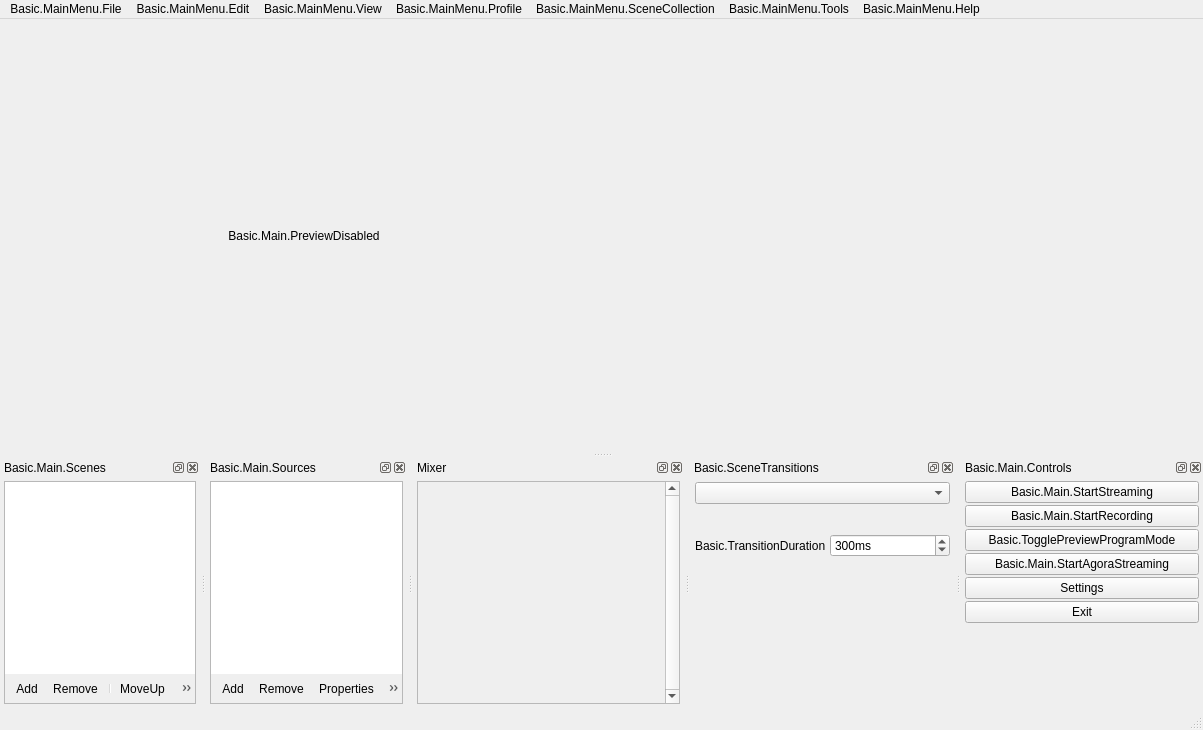
<?xml version="1.0" encoding="UTF-8"?>
<ui version="4.0">
 <author>Jim</author>
 <class>OBSBasic</class>
 <widget class="QMainWindow" name="OBSBasic">
  <property name="geometry">
   <rect>
    <x>0</x>
    <y>0</y>
    <width>1203</width>
    <height>730</height>
   </rect>
  </property>
  <property name="sizePolicy">
   <sizepolicy hsizetype="Minimum" vsizetype="Minimum">
    <horstretch>0</horstretch>
    <verstretch>0</verstretch>
   </sizepolicy>
  </property>
  <property name="minimumSize">
   <size>
    <width>0</width>
    <height>0</height>
   </size>
  </property>
  <property name="windowTitle">
   <string>.MainWindow</string>
  </property>
  <property name="windowIcon">
   <iconset resource="obs.qrc">
    <normaloff>:/res/images/obs.png</normaloff>:/res/images/obs.png</iconset>
  </property>
  <property name="styleSheet">
   <string notr="true"/>
  </property>
  <widget class="QWidget" name="centralwidget">
   <layout class="QVBoxLayout" name="verticalLayout">
    <item>
     <layout class="QHBoxLayout" name="horizontalLayout_2">
      <item>
       <widget class="QLabel" name="previewDisabledLabel">
        <property name="sizePolicy">
         <sizepolicy hsizetype="Expanding" vsizetype="Expanding">
          <horstretch>0</horstretch>
          <verstretch>0</verstretch>
         </sizepolicy>
        </property>
        <property name="contextMenuPolicy">
         <enum>Qt::CustomContextMenu</enum>
        </property>
        <property name="text">
         <string>Basic.Main.PreviewDisabled</string>
        </property>
        <property name="alignment">
         <set>Qt::AlignCenter</set>
        </property>
       </widget>
      </item>
      <item>
       <layout class="QHBoxLayout" name="previewLayout">
        <property name="spacing">
         <number>2</number>
        </property>
        <item>
         <layout class="QVBoxLayout" name="previewTextLayout">
          <property name="spacing">
           <number>4</number>
          </property>
          <item>
           <widget class="OBSBasicPreview" name="preview" native="true">
            <property name="sizePolicy">
             <sizepolicy hsizetype="Expanding" vsizetype="Expanding">
              <horstretch>0</horstretch>
              <verstretch>0</verstretch>
             </sizepolicy>
            </property>
            <property name="minimumSize">
             <size>
              <width>32</width>
              <height>32</height>
             </size>
            </property>
            <property name="focusPolicy">
             <enum>Qt::ClickFocus</enum>
            </property>
            <property name="contextMenuPolicy">
             <enum>Qt::CustomContextMenu</enum>
            </property>
            <addaction name="actionRemoveSource"/>
           </widget>
          </item>
         </layout>
        </item>
       </layout>
      </item>
     </layout>
    </item>
   </layout>
  </widget>
  <widget class="QMenuBar" name="menubar">
   <property name="geometry">
    <rect>
     <x>0</x>
     <y>0</y>
     <width>1203</width>
     <height>30</height>
    </rect>
   </property>
   <widget class="QMenu" name="menu_File">
    <property name="title">
     <string>Basic.MainMenu.File</string>
    </property>
    <addaction name="actionShow_Recordings"/>
    <addaction name="actionRemux"/>
    <addaction name="separator"/>
    <addaction name="action_Settings"/>
    <addaction name="actionShowSettingsFolder"/>
    <addaction name="actionShowProfileFolder"/>
    <addaction name="separator"/>
    <addaction name="actionAlwaysOnTop"/>
    <addaction name="separator"/>
    <addaction name="actionE_xit"/>
   </widget>
   <widget class="QMenu" name="menuBasic_MainMenu_Help">
    <property name="title">
     <string>Basic.MainMenu.Help</string>
    </property>
    <widget class="QMenu" name="menuLogFiles">
     <property name="title">
      <string>Basic.MainMenu.Help.Logs</string>
     </property>
     <addaction name="actionShowLogs"/>
     <addaction name="actionUploadCurrentLog"/>
     <addaction name="actionUploadLastLog"/>
     <addaction name="actionViewCurrentLog"/>
    </widget>
    <addaction name="actionHelpPortal"/>
    <addaction name="actionWebsite"/>
    <addaction name="separator"/>
    <addaction name="menuLogFiles"/>
    <addaction name="actionCheckForUpdates"/>
   </widget>
   <widget class="QMenu" name="menuBasic_MainMenu_Edit">
    <property name="title">
     <string>Basic.MainMenu.Edit</string>
    </property>
    <widget class="QMenu" name="transformMenu">
     <property name="title">
      <string>Basic.MainMenu.Edit.Transform</string>
     </property>
     <addaction name="actionEditTransform"/>
     <addaction name="actionCopyTransform"/>
     <addaction name="actionPasteTransform"/>
     <addaction name="actionResetTransform"/>
     <addaction name="separator"/>
     <addaction name="actionRotate90CW"/>
     <addaction name="actionRotate90CCW"/>
     <addaction name="actionRotate180"/>
     <addaction name="separator"/>
     <addaction name="actionFlipHorizontal"/>
     <addaction name="actionFlipVertical"/>
     <addaction name="separator"/>
     <addaction name="actionFitToScreen"/>
     <addaction name="actionStretchToScreen"/>
     <addaction name="actionCenterToScreen"/>
    </widget>
    <widget class="QMenu" name="orderMenu">
     <property name="title">
      <string>Basic.MainMenu.Edit.Order</string>
     </property>
     <addaction name="actionMoveUp"/>
     <addaction name="actionMoveDown"/>
     <addaction name="separator"/>
     <addaction name="actionMoveToTop"/>
     <addaction name="actionMoveToBottom"/>
    </widget>
    <widget class="QMenu" name="scalingMenu">
     <property name="title">
      <string>Basic.MainMenu.Edit.Scale</string>
     </property>
     <addaction name="actionScaleWindow"/>
     <addaction name="actionScaleCanvas"/>
     <addaction name="actionScaleOutput"/>
    </widget>
    <action name="actionCopySource">
     <property name="text">
      <string>Copy</string>
     </property>
     <property name="shortcut">
      <string>Ctrl+C</string>
     </property>
    </action>
    <action name="actionPasteRef">
     <property name="enabled">
      <bool>false</bool>
     </property>
     <property name="text">
      <string>PasteReference</string>
     </property>
     <property name="iconText">
      <string>PasteReference</string>
     </property>
     <property name="toolTip">
      <string>PasteReference</string>
     </property>
     <property name="shortcut">
      <string>Ctrl+V</string>
     </property>
    </action>
    <action name="actionCopyFilters">
     <property name="text">
      <string>Copy.Filters</string>
     </property>
    </action>
    <action name="actionPasteFilters">
     <property name="enabled">
      <bool>false</bool>
     </property>
     <property name="text">
      <string>Paste.Filters</string>
     </property>
    </action>
    <addaction name="actionCopySource"/>
    <addaction name="actionPasteRef"/>
    <addaction name="actionPasteDup"/>
    <addaction name="separator"/>
    <addaction name="actionCopyFilters"/>
    <addaction name="actionPasteFilters"/>
    <addaction name="separator"/>
    <addaction name="transformMenu"/>
    <addaction name="orderMenu"/>
    <addaction name="scalingMenu"/>
    <addaction name="actionLockPreview"/>
    <addaction name="separator"/>
    <addaction name="actionAdvAudioProperties"/>
   </widget>
   <widget class="QMenu" name="profileMenu">
    <property name="title">
     <string>Basic.MainMenu.Profile</string>
    </property>
    <addaction name="actionNewProfile"/>
    <addaction name="actionDupProfile"/>
    <addaction name="actionRenameProfile"/>
    <addaction name="actionRemoveProfile"/>
    <addaction name="actionImportProfile"/>
    <addaction name="actionExportProfile"/>
    <addaction name="separator"/>
   </widget>
   <widget class="QMenu" name="sceneCollectionMenu">
    <property name="title">
     <string>Basic.MainMenu.SceneCollection</string>
    </property>
    <addaction name="actionNewSceneCollection"/>
    <addaction name="actionDupSceneCollection"/>
    <addaction name="actionRenameSceneCollection"/>
    <addaction name="actionRemoveSceneCollection"/>
    <addaction name="actionImportSceneCollection"/>
    <addaction name="actionExportSceneCollection"/>
    <addaction name="separator"/>
   </widget>
   <widget class="QMenu" name="viewMenu">
    <property name="title">
     <string>Basic.MainMenu.View</string>
    </property>
    <widget class="QMenu" name="viewMenuToolbars">
     <property name="title">
      <string>Basic.MainMenu.View.Toolbars</string>
     </property>
     <addaction name="toggleListboxToolbars"/>
    </widget>
    <widget class="QMenu" name="viewMenuDocks">
     <property name="title">
      <string>Basic.MainMenu.View.Docks</string>
     </property>
     <addaction name="resetUI"/>
     <addaction name="lockUI"/>
     <addaction name="separator"/>
     <addaction name="toggleScenes"/>
     <addaction name="toggleSources"/>
     <addaction name="toggleMixer"/>
     <addaction name="toggleTransitions"/>
     <addaction name="toggleControls"/>
    </widget>
    <action name="actionFullscreenInterface">
     <property name="text">
      <string>Basic.MainMenu.View.Fullscreen.Interface</string>
     </property>
     <property name="shortcut">
      <string>F11</string>
     </property>
    </action>
    <addaction name="actionFullscreenInterface"/>
    <addaction name="separator"/>
    <addaction name="viewMenuDocks"/>
    <addaction name="viewMenuToolbars"/>
    <addaction name="toggleStatusBar"/>
    <addaction name="separator"/>
    <addaction name="stats"/>
   </widget>
   <widget class="QMenu" name="menuTools">
    <property name="title">
     <string>Basic.MainMenu.Tools</string>
    </property>
    <addaction name="autoConfigure"/>
    <addaction name="separator"/>
   </widget>
   <addaction name="menu_File"/>
   <addaction name="menuBasic_MainMenu_Edit"/>
   <addaction name="viewMenu"/>
   <addaction name="profileMenu"/>
   <addaction name="sceneCollectionMenu"/>
   <addaction name="menuTools"/>
   <addaction name="menuBasic_MainMenu_Help"/>
  </widget>
  <widget class="OBSBasicStatusBar" name="statusbar"/>
  <widget class="QDockWidget" name="scenesDock">
   <property name="features">
    <set>QDockWidget::AllDockWidgetFeatures</set>
   </property>
   <property name="windowTitle">
    <string>Basic.Main.Scenes</string>
   </property>
   <attribute name="dockWidgetArea">
    <number>8</number>
   </attribute>
   <widget class="QWidget" name="dockWidgetContents_2">
    <layout class="QVBoxLayout" name="verticalLayout_6">
     <property name="leftMargin">
      <number>4</number>
     </property>
     <property name="topMargin">
      <number>4</number>
     </property>
     <property name="rightMargin">
      <number>4</number>
     </property>
     <property name="bottomMargin">
      <number>4</number>
     </property>
     <item>
      <widget class="QFrame" name="scenesFrame">
       <property name="sizePolicy">
        <sizepolicy hsizetype="Expanding" vsizetype="Expanding">
         <horstretch>0</horstretch>
         <verstretch>0</verstretch>
        </sizepolicy>
       </property>
       <property name="minimumSize">
        <size>
         <width>160</width>
         <height>0</height>
        </size>
       </property>
       <property name="frameShape">
        <enum>QFrame::StyledPanel</enum>
       </property>
       <property name="frameShadow">
        <enum>QFrame::Sunken</enum>
       </property>
       <layout class="QVBoxLayout" name="verticalLayout_12">
        <property name="spacing">
         <number>0</number>
        </property>
        <property name="leftMargin">
         <number>0</number>
        </property>
        <property name="topMargin">
         <number>0</number>
        </property>
        <property name="rightMargin">
         <number>0</number>
        </property>
        <property name="bottomMargin">
         <number>0</number>
        </property>
        <item>
         <widget class="QListWidget" name="scenes">
          <property name="sizePolicy">
           <sizepolicy hsizetype="Preferred" vsizetype="Expanding">
            <horstretch>0</horstretch>
            <verstretch>0</verstretch>
           </sizepolicy>
          </property>
          <property name="contextMenuPolicy">
           <enum>Qt::CustomContextMenu</enum>
          </property>
          <property name="frameShape">
           <enum>QFrame::NoFrame</enum>
          </property>
          <property name="frameShadow">
           <enum>QFrame::Plain</enum>
          </property>
          <property name="showDropIndicator" stdset="0">
           <bool>true</bool>
          </property>
          <property name="dragEnabled">
           <bool>true</bool>
          </property>
          <property name="dragDropMode">
           <enum>QAbstractItemView::InternalMove</enum>
          </property>
          <property name="defaultDropAction">
           <enum>Qt::TargetMoveAction</enum>
          </property>
          <addaction name="actionRemoveScene"/>
         </widget>
        </item>
        <item>
         <widget class="QToolBar" name="scenesToolbar">
          <property name="iconSize">
           <size>
            <width>16</width>
            <height>16</height>
           </size>
          </property>
          <property name="floatable">
           <bool>false</bool>
          </property>
          <addaction name="actionAddScene"/>
          <addaction name="actionRemoveScene"/>
          <addaction name="separator"/>
          <addaction name="actionSceneUp"/>
          <addaction name="actionSceneDown"/>
         </widget>
        </item>
        <item>
         <spacer name="scenesFixedSizeHSpacer">
          <property name="orientation">
           <enum>Qt::Horizontal</enum>
          </property>
          <property name="sizeType">
           <enum>QSizePolicy::Fixed</enum>
          </property>
          <property name="sizeHint" stdset="0">
           <size>
            <width>150</width>
            <height>0</height>
           </size>
          </property>
         </spacer>
        </item>
       </layout>
      </widget>
     </item>
    </layout>
   </widget>
  </widget>
  <widget class="QDockWidget" name="sourcesDock">
   <property name="features">
    <set>QDockWidget::AllDockWidgetFeatures</set>
   </property>
   <property name="windowTitle">
    <string>Basic.Main.Sources</string>
   </property>
   <attribute name="dockWidgetArea">
    <number>8</number>
   </attribute>
   <widget class="QWidget" name="dockWidgetContents_6">
    <layout class="QVBoxLayout" name="verticalLayout_5">
     <property name="leftMargin">
      <number>4</number>
     </property>
     <property name="topMargin">
      <number>4</number>
     </property>
     <property name="rightMargin">
      <number>4</number>
     </property>
     <property name="bottomMargin">
      <number>4</number>
     </property>
     <item>
      <widget class="QFrame" name="sourcesFrame">
       <property name="sizePolicy">
        <sizepolicy hsizetype="Expanding" vsizetype="Expanding">
         <horstretch>0</horstretch>
         <verstretch>0</verstretch>
        </sizepolicy>
       </property>
       <property name="minimumSize">
        <size>
         <width>160</width>
         <height>0</height>
        </size>
       </property>
       <property name="frameShape">
        <enum>QFrame::StyledPanel</enum>
       </property>
       <property name="frameShadow">
        <enum>QFrame::Sunken</enum>
       </property>
       <layout class="QVBoxLayout" name="verticalLayout_17">
        <property name="spacing">
         <number>0</number>
        </property>
        <property name="leftMargin">
         <number>0</number>
        </property>
        <property name="topMargin">
         <number>0</number>
        </property>
        <property name="rightMargin">
         <number>0</number>
        </property>
        <property name="bottomMargin">
         <number>0</number>
        </property>
        <item>
         <widget class="SourceListWidget" name="sources">
          <property name="sizePolicy">
           <sizepolicy hsizetype="Preferred" vsizetype="Expanding">
            <horstretch>0</horstretch>
            <verstretch>0</verstretch>
           </sizepolicy>
          </property>
          <property name="contextMenuPolicy">
           <enum>Qt::CustomContextMenu</enum>
          </property>
          <property name="frameShape">
           <enum>QFrame::NoFrame</enum>
          </property>
          <property name="showDropIndicator" stdset="0">
           <bool>true</bool>
          </property>
          <property name="dragEnabled">
           <bool>true</bool>
          </property>
          <property name="dragDropMode">
           <enum>QAbstractItemView::InternalMove</enum>
          </property>
          <property name="defaultDropAction">
           <enum>Qt::TargetMoveAction</enum>
          </property>
          <property name="selectionMode">
           <enum>QAbstractItemView::ExtendedSelection</enum>
          </property>
          <addaction name="actionRemoveSource"/>
         </widget>
        </item>
        <item>
         <widget class="QToolBar" name="sourcesToolbar">
          <property name="iconSize">
           <size>
            <width>16</width>
            <height>16</height>
           </size>
          </property>
          <property name="floatable">
           <bool>false</bool>
          </property>
          <addaction name="actionAddSource"/>
          <addaction name="actionRemoveSource"/>
          <addaction name="actionSourceProperties"/>
          <addaction name="separator"/>
          <addaction name="actionSourceUp"/>
          <addaction name="actionSourceDown"/>
         </widget>
        </item>
        <item>
         <spacer name="sourcesFixedSizeHSpacer">
          <property name="orientation">
           <enum>Qt::Horizontal</enum>
          </property>
          <property name="sizeType">
           <enum>QSizePolicy::Fixed</enum>
          </property>
          <property name="sizeHint" stdset="0">
           <size>
            <width>150</width>
            <height>0</height>
           </size>
          </property>
         </spacer>
        </item>
       </layout>
      </widget>
     </item>
    </layout>
   </widget>
  </widget>
  <widget class="QDockWidget" name="mixerDock">
   <property name="features">
    <set>QDockWidget::AllDockWidgetFeatures</set>
   </property>
   <property name="windowTitle">
    <string>Mixer</string>
   </property>
   <attribute name="dockWidgetArea">
    <number>8</number>
   </attribute>
   <widget class="QWidget" name="dockWidgetContents_7">
    <layout class="QVBoxLayout" name="verticalLayout_4">
     <property name="leftMargin">
      <number>4</number>
     </property>
     <property name="topMargin">
      <number>4</number>
     </property>
     <property name="rightMargin">
      <number>4</number>
     </property>
     <property name="bottomMargin">
      <number>4</number>
     </property>
     <item>
      <widget class="VScrollArea" name="mixerScrollArea">
       <property name="minimumSize">
        <size>
         <width>220</width>
         <height>0</height>
        </size>
       </property>
       <property name="contextMenuPolicy">
        <enum>Qt::CustomContextMenu</enum>
       </property>
       <property name="frameShape">
        <enum>QFrame::StyledPanel</enum>
       </property>
       <property name="frameShadow">
        <enum>QFrame::Sunken</enum>
       </property>
       <property name="verticalScrollBarPolicy">
        <enum>Qt::ScrollBarAlwaysOn</enum>
       </property>
       <property name="horizontalScrollBarPolicy">
        <enum>Qt::ScrollBarAlwaysOff</enum>
       </property>
       <property name="widgetResizable">
        <bool>true</bool>
       </property>
       <widget class="QWidget" name="volumeWidgets">
        <property name="geometry">
         <rect>
          <x>0</x>
          <y>0</y>
          <width>192</width>
          <height>16</height>
         </rect>
        </property>
        <property name="sizePolicy">
         <sizepolicy hsizetype="Preferred" vsizetype="Maximum">
          <horstretch>0</horstretch>
          <verstretch>0</verstretch>
         </sizepolicy>
        </property>
        <layout class="QVBoxLayout" name="verticalLayout_18">
         <property name="spacing">
          <number>0</number>
         </property>
         <property name="leftMargin">
          <number>0</number>
         </property>
         <property name="topMargin">
          <number>0</number>
         </property>
         <property name="rightMargin">
          <number>0</number>
         </property>
         <property name="bottomMargin">
          <number>0</number>
         </property>
        </layout>
       </widget>
      </widget>
     </item>
    </layout>
   </widget>
  </widget>
  <widget class="QDockWidget" name="transitionsDock">
   <property name="features">
    <set>QDockWidget::AllDockWidgetFeatures</set>
   </property>
   <property name="windowTitle">
    <string>Basic.SceneTransitions</string>
   </property>
   <attribute name="dockWidgetArea">
    <number>8</number>
   </attribute>
   <widget class="QWidget" name="dockWidgetContents_5">
    <layout class="QVBoxLayout" name="verticalLayout_3">
     <property name="leftMargin">
      <number>4</number>
     </property>
     <property name="topMargin">
      <number>4</number>
     </property>
     <property name="rightMargin">
      <number>4</number>
     </property>
     <property name="bottomMargin">
      <number>4</number>
     </property>
     <item>
      <widget class="QWidget" name="transitionsContainer" native="true">
       <layout class="QVBoxLayout" name="verticalLayout_2">
        <property name="spacing">
         <number>4</number>
        </property>
        <property name="leftMargin">
         <number>1</number>
        </property>
        <property name="topMargin">
         <number>1</number>
        </property>
        <property name="rightMargin">
         <number>1</number>
        </property>
        <property name="bottomMargin">
         <number>2</number>
        </property>
        <item>
         <widget class="QComboBox" name="transitions">
          <property name="minimumSize">
           <size>
            <width>120</width>
            <height>0</height>
           </size>
          </property>
          <property name="accessibleName">
           <string>Transition</string>
          </property>
         </widget>
        </item>
        <item>
         <layout class="QHBoxLayout" name="horizontalLayout_4">
          <property name="spacing">
           <number>4</number>
          </property>
          <item>
           <spacer name="horizontalSpacer">
            <property name="orientation">
             <enum>Qt::Horizontal</enum>
            </property>
            <property name="sizeType">
             <enum>QSizePolicy::Expanding</enum>
            </property>
            <property name="sizeHint" stdset="0">
             <size>
              <width>40</width>
              <height>20</height>
             </size>
            </property>
           </spacer>
          </item>
          <item>
           <widget class="QPushButton" name="transitionAdd">
            <property name="sizePolicy">
             <sizepolicy hsizetype="Maximum" vsizetype="Maximum">
              <horstretch>0</horstretch>
              <verstretch>0</verstretch>
             </sizepolicy>
            </property>
            <property name="maximumSize">
             <size>
              <width>22</width>
              <height>22</height>
             </size>
            </property>
            <property name="toolTip">
             <string>Basic.AddTransition</string>
            </property>
            <property name="accessibleName">
             <string>Basic.AddTransition</string>
            </property>
            <property name="text">
             <string notr="true"/>
            </property>
            <property name="icon">
             <iconset resource="obs.qrc">
              <normaloff>:/res/images/add.png</normaloff>:/res/images/add.png</iconset>
            </property>
            <property name="flat">
             <bool>true</bool>
            </property>
            <property name="themeID" stdset="0">
             <string notr="true">addIconSmall</string>
            </property>
           </widget>
          </item>
          <item>
           <widget class="QPushButton" name="transitionRemove">
            <property name="sizePolicy">
             <sizepolicy hsizetype="Maximum" vsizetype="Maximum">
              <horstretch>0</horstretch>
              <verstretch>0</verstretch>
             </sizepolicy>
            </property>
            <property name="maximumSize">
             <size>
              <width>22</width>
              <height>22</height>
             </size>
            </property>
            <property name="toolTip">
             <string>Basic.RemoveTransition</string>
            </property>
            <property name="accessibleName">
             <string>Basic.RemoveTransition</string>
            </property>
            <property name="text">
             <string notr="true"/>
            </property>
            <property name="icon">
             <iconset resource="obs.qrc">
              <normaloff>:/res/images/list_remove.png</normaloff>:/res/images/list_remove.png</iconset>
            </property>
            <property name="flat">
             <bool>true</bool>
            </property>
            <property name="themeID" stdset="0">
             <string notr="true">removeIconSmall</string>
            </property>
           </widget>
          </item>
          <item>
           <widget class="QPushButton" name="transitionProps">
            <property name="sizePolicy">
             <sizepolicy hsizetype="Maximum" vsizetype="Maximum">
              <horstretch>0</horstretch>
              <verstretch>0</verstretch>
             </sizepolicy>
            </property>
            <property name="maximumSize">
             <size>
              <width>22</width>
              <height>22</height>
             </size>
            </property>
            <property name="toolTip">
             <string>Basic.TransitionProperties</string>
            </property>
            <property name="accessibleName">
             <string>Basic.TransitionProperties</string>
            </property>
            <property name="text">
             <string notr="true"/>
            </property>
            <property name="icon">
             <iconset resource="obs.qrc">
              <normaloff>:/res/images/configuration21_16.png</normaloff>:/res/images/configuration21_16.png</iconset>
            </property>
            <property name="flat">
             <bool>true</bool>
            </property>
            <property name="themeID" stdset="0">
             <string notr="true">configIconSmall</string>
            </property>
           </widget>
          </item>
         </layout>
        </item>
        <item>
         <layout class="QHBoxLayout" name="horizontalLayout_3">
          <property name="spacing">
           <number>4</number>
          </property>
          <item>
           <widget class="QLabel" name="transitionDurationLabel">
            <property name="sizePolicy">
             <sizepolicy hsizetype="Maximum" vsizetype="Preferred">
              <horstretch>0</horstretch>
              <verstretch>0</verstretch>
             </sizepolicy>
            </property>
            <property name="text">
             <string>Basic.TransitionDuration</string>
            </property>
            <property name="buddy">
             <cstring>transitionDuration</cstring>
            </property>
           </widget>
          </item>
          <item>
           <widget class="QSpinBox" name="transitionDuration">
            <property name="accessibleName">
             <string>Basic.TransitionDuration</string>
            </property>
            <property name="suffix">
             <string>ms</string>
            </property>
            <property name="minimum">
             <number>2</number>
            </property>
            <property name="maximum">
             <number>10000</number>
            </property>
            <property name="singleStep">
             <number>50</number>
            </property>
            <property name="value">
             <number>300</number>
            </property>
           </widget>
          </item>
         </layout>
        </item>
        <item>
         <spacer name="verticalSpacer">
          <property name="orientation">
           <enum>Qt::Vertical</enum>
          </property>
          <property name="sizeHint" stdset="0">
           <size>
            <width>20</width>
            <height>40</height>
           </size>
          </property>
         </spacer>
        </item>
       </layout>
      </widget>
     </item>
    </layout>
   </widget>
  </widget>
  <widget class="QDockWidget" name="controlsDock">
   <property name="features">
    <set>QDockWidget::AllDockWidgetFeatures</set>
   </property>
   <property name="windowTitle">
    <string>Basic.Main.Controls</string>
   </property>
   <attribute name="dockWidgetArea">
    <number>8</number>
   </attribute>
   <widget class="QWidget" name="dockWidgetContents_3">
    <layout class="QVBoxLayout" name="buttonsVLayout">
     <property name="spacing">
      <number>2</number>
     </property>
     <property name="leftMargin">
      <number>4</number>
     </property>
     <property name="topMargin">
      <number>4</number>
     </property>
     <property name="rightMargin">
      <number>4</number>
     </property>
     <property name="bottomMargin">
      <number>4</number>
     </property>
     <item>
      <widget class="QPushButton" name="streamButton">
       <property name="enabled">
        <bool>true</bool>
       </property>
       <property name="sizePolicy">
        <sizepolicy hsizetype="Preferred" vsizetype="Fixed">
         <horstretch>0</horstretch>
         <verstretch>0</verstretch>
        </sizepolicy>
       </property>
       <property name="text">
        <string>Basic.Main.StartStreaming</string>
       </property>
       <property name="checkable">
        <bool>true</bool>
       </property>
      </widget>
     </item>
     <item>
      <widget class="QPushButton" name="recordButton">
       <property name="enabled">
        <bool>true</bool>
       </property>
       <property name="sizePolicy">
        <sizepolicy hsizetype="Preferred" vsizetype="Fixed">
         <horstretch>0</horstretch>
         <verstretch>0</verstretch>
        </sizepolicy>
       </property>
       <property name="minimumSize">
        <size>
         <width>130</width>
         <height>0</height>
        </size>
       </property>
       <property name="text">
        <string>Basic.Main.StartRecording</string>
       </property>
       <property name="checkable">
        <bool>true</bool>
       </property>
      </widget>
     </item>
     <item>
      <widget class="QPushButton" name="modeSwitch">
       <property name="text">
        <string>Basic.TogglePreviewProgramMode</string>
       </property>
       <property name="checkable">
        <bool>true</bool>
       </property>
      </widget>
     </item>
     <item>
      <widget class="QPushButton" name="agoraPKButton">
       <property name="text">
        <string>Basic.Main.StartAgoraStreaming</string>
       </property>
      </widget>
     </item>
     <item>
      <widget class="QPushButton" name="settingsButton">
       <property name="sizePolicy">
        <sizepolicy hsizetype="Preferred" vsizetype="Fixed">
         <horstretch>0</horstretch>
         <verstretch>0</verstretch>
        </sizepolicy>
       </property>
       <property name="text">
        <string>Settings</string>
       </property>
      </widget>
     </item>
     <item>
      <widget class="QPushButton" name="exitButton">
       <property name="sizePolicy">
        <sizepolicy hsizetype="Preferred" vsizetype="Fixed">
         <horstretch>0</horstretch>
         <verstretch>0</verstretch>
        </sizepolicy>
       </property>
       <property name="text">
        <string>Exit</string>
       </property>
      </widget>
     </item>
     <item>
      <spacer name="expVSpacer">
       <property name="orientation">
        <enum>Qt::Vertical</enum>
       </property>
       <property name="sizeHint" stdset="0">
        <size>
         <width>0</width>
         <height>0</height>
        </size>
       </property>
      </spacer>
     </item>
    </layout>
   </widget>
  </widget>
  <action name="actionAddScene">
   <property name="icon">
    <iconset resource="obs.qrc">
     <normaloff>:/res/images/add.png</normaloff>:/res/images/add.png</iconset>
   </property>
   <property name="text">
    <string>Add</string>
   </property>
   <property name="themeID" stdset="0">
    <string notr="true">addIconSmall</string>
   </property>
  </action>
  <action name="actionAddSource">
   <property name="icon">
    <iconset resource="obs.qrc">
     <normaloff>:/res/images/add.png</normaloff>:/res/images/add.png</iconset>
   </property>
   <property name="text">
    <string>Add</string>
   </property>
   <property name="themeID" stdset="0">
    <string notr="true">addIconSmall</string>
   </property>
  </action>
  <action name="actionRemoveScene">
   <property name="icon">
    <iconset resource="obs.qrc">
     <normaloff>:/res/images/list_remove.png</normaloff>:/res/images/list_remove.png</iconset>
   </property>
   <property name="text">
    <string>Remove</string>
   </property>
   <property name="shortcut">
    <string>Del</string>
   </property>
   <property name="shortcutContext">
    <enum>Qt::WidgetWithChildrenShortcut</enum>
   </property>
   <property name="themeID" stdset="0">
    <string notr="true">removeIconSmall</string>
   </property>
  </action>
  <action name="actionRemoveSource">
   <property name="icon">
    <iconset resource="obs.qrc">
     <normaloff>:/res/images/list_remove.png</normaloff>:/res/images/list_remove.png</iconset>
   </property>
   <property name="text">
    <string>Remove</string>
   </property>
   <property name="shortcut">
    <string>Del</string>
   </property>
   <property name="shortcutContext">
    <enum>Qt::WidgetWithChildrenShortcut</enum>
   </property>
   <property name="themeID" stdset="0">
    <string notr="true">removeIconSmall</string>
   </property>
  </action>
  <action name="actionSourceProperties">
   <property name="enabled">
    <bool>true</bool>
   </property>
   <property name="icon">
    <iconset resource="obs.qrc">
     <normaloff>:/res/images/properties.png</normaloff>:/res/images/properties.png</iconset>
   </property>
   <property name="text">
    <string>Properties</string>
   </property>
   <property name="themeID" stdset="0">
    <string notr="true">propertiesIconSmall</string>
   </property>
  </action>
  <action name="actionSceneUp">
   <property name="icon">
    <iconset resource="obs.qrc">
     <normaloff>:/res/images/up.png</normaloff>:/res/images/up.png</iconset>
   </property>
   <property name="text">
    <string>MoveUp</string>
   </property>
   <property name="themeID" stdset="0">
    <string notr="true">upArrowIconSmall</string>
   </property>
  </action>
  <action name="actionSourceUp">
   <property name="enabled">
    <bool>true</bool>
   </property>
   <property name="icon">
    <iconset resource="obs.qrc">
     <normaloff>:/res/images/up.png</normaloff>:/res/images/up.png</iconset>
   </property>
   <property name="text">
    <string>MoveUp</string>
   </property>
   <property name="themeID" stdset="0">
    <string notr="true">upArrowIconSmall</string>
   </property>
  </action>
  <action name="actionSceneDown">
   <property name="icon">
    <iconset resource="obs.qrc">
     <normaloff>:/res/images/down.png</normaloff>:/res/images/down.png</iconset>
   </property>
   <property name="text">
    <string>MoveDown</string>
   </property>
   <property name="themeID" stdset="0">
    <string notr="true">downArrowIconSmall</string>
   </property>
  </action>
  <action name="actionSourceDown">
   <property name="enabled">
    <bool>true</bool>
   </property>
   <property name="icon">
    <iconset resource="obs.qrc">
     <normaloff>:/res/images/down.png</normaloff>:/res/images/down.png</iconset>
   </property>
   <property name="text">
    <string>MoveDown</string>
   </property>
   <property name="themeID" stdset="0">
    <string notr="true">downArrowIconSmall</string>
   </property>
  </action>
  <action name="actionShow_Recordings">
   <property name="text">
    <string>Basic.MainMenu.File.ShowRecordings</string>
   </property>
  </action>
  <action name="actionRemux">
   <property name="text">
    <string>Basic.MainMenu.File.Remux</string>
   </property>
  </action>
  <action name="action_Settings">
   <property name="text">
    <string>Basic.MainMenu.File.Settings</string>
   </property>
  </action>
  <action name="actionE_xit">
   <property name="text">
    <string>Basic.MainMenu.File.Exit</string>
   </property>
  </action>
  <action name="actionShowLogs">
   <property name="text">
    <string>Basic.MainMenu.Help.Logs.ShowLogs</string>
   </property>
  </action>
  <action name="actionUploadLastLog">
   <property name="text">
    <string>Basic.MainMenu.Help.Logs.UploadLastLog</string>
   </property>
  </action>
  <action name="actionUploadCurrentLog">
   <property name="text">
    <string>Basic.MainMenu.Help.Logs.UploadCurrentLog</string>
   </property>
  </action>
  <action name="actionViewCurrentLog">
   <property name="text">
    <string>Basic.MainMenu.Help.Logs.ViewCurrentLog</string>
   </property>
  </action>
  <action name="actionUndo">
   <property name="enabled">
    <bool>false</bool>
   </property>
   <property name="text">
    <string>Basic.MainMenu.Edit.Undo</string>
   </property>
  </action>
  <action name="actionRedo">
   <property name="enabled">
    <bool>false</bool>
   </property>
   <property name="text">
    <string>Basic.MainMenu.Edit.Redo</string>
   </property>
  </action>
  <action name="actionEditTransform">
   <property name="text">
    <string>Basic.MainMenu.Edit.Transform.EditTransform</string>
   </property>
   <property name="shortcut">
    <string>Ctrl+E</string>
   </property>
  </action>
  <action name="actionCopyTransform">
   <property name="text">
    <string>Basic.MainMenu.Edit.Transform.CopyTransform</string>
   </property>
  </action>
  <action name="actionPasteTransform">
   <property name="enabled">
    <bool>false</bool>
   </property>
   <property name="text">
    <string>Basic.MainMenu.Edit.Transform.PasteTransform</string>
   </property>
  </action>
  <action name="actionRotate90CW">
   <property name="text">
    <string>Basic.MainMenu.Edit.Transform.Rotate90CW</string>
   </property>
  </action>
  <action name="actionRotate90CCW">
   <property name="text">
    <string>Basic.MainMenu.Edit.Transform.Rotate90CCW</string>
   </property>
  </action>
  <action name="actionRotate180">
   <property name="text">
    <string>Basic.MainMenu.Edit.Transform.Rotate180</string>
   </property>
  </action>
  <action name="actionFitToScreen">
   <property name="text">
    <string>Basic.MainMenu.Edit.Transform.FitToScreen</string>
   </property>
   <property name="shortcut">
    <string>Ctrl+F</string>
   </property>
  </action>
  <action name="actionStretchToScreen">
   <property name="text">
    <string>Basic.MainMenu.Edit.Transform.StretchToScreen</string>
   </property>
   <property name="shortcut">
    <string>Ctrl+S</string>
   </property>
  </action>
  <action name="actionResetTransform">
   <property name="text">
    <string>Basic.MainMenu.Edit.Transform.ResetTransform</string>
   </property>
   <property name="shortcut">
    <string>Ctrl+R</string>
   </property>
  </action>
  <action name="actionCenterToScreen">
   <property name="text">
    <string>Basic.MainMenu.Edit.Transform.CenterToScreen</string>
   </property>
   <property name="shortcut">
    <string>Ctrl+D</string>
   </property>
  </action>
  <action name="actionFlipHorizontal">
   <property name="text">
    <string>Basic.MainMenu.Edit.Transform.FlipHorizontal</string>
   </property>
  </action>
  <action name="actionFlipVertical">
   <property name="text">
    <string>Basic.MainMenu.Edit.Transform.FlipVertical</string>
   </property>
  </action>
  <action name="actionMoveUp">
   <property name="text">
    <string>Basic.MainMenu.Edit.Order.MoveUp</string>
   </property>
   <property name="shortcut">
    <string>Ctrl+Up</string>
   </property>
  </action>
  <action name="actionMoveDown">
   <property name="text">
    <string>Basic.MainMenu.Edit.Order.MoveDown</string>
   </property>
   <property name="shortcut">
    <string>Ctrl+Down</string>
   </property>
  </action>
  <action name="actionMoveToTop">
   <property name="text">
    <string>Basic.MainMenu.Edit.Order.MoveToTop</string>
   </property>
   <property name="shortcut">
    <string>Ctrl+Home</string>
   </property>
  </action>
  <action name="actionMoveToBottom">
   <property name="text">
    <string>Basic.MainMenu.Edit.Order.MoveToBottom</string>
   </property>
   <property name="shortcut">
    <string>Ctrl+End</string>
   </property>
  </action>
  <action name="actionCheckForUpdates">
   <property name="text">
    <string>Basic.MainMenu.Help.CheckForUpdates</string>
   </property>
  </action>
  <action name="actionInteract">
   <property name="text">
    <string>Interact</string>
   </property>
  </action>
  <action name="actionAdvAudioProperties">
   <property name="text">
    <string>Basic.MainMenu.Edit.AdvAudio</string>
   </property>
  </action>
  <action name="actionWebsite">
   <property name="text">
    <string>Basic.MainMenu.Help.Website</string>
   </property>
  </action>
  <action name="actionNewSceneCollection">
   <property name="text">
    <string>New</string>
   </property>
  </action>
  <action name="actionDupSceneCollection">
   <property name="text">
    <string>Duplicate</string>
   </property>
  </action>
  <action name="actionRenameSceneCollection">
   <property name="text">
    <string>Rename</string>
   </property>
  </action>
  <action name="actionRemoveSceneCollection">
   <property name="text">
    <string>Remove</string>
   </property>
  </action>
  <action name="actionImportSceneCollection">
   <property name="text">
    <string>Import</string>
   </property>
  </action>
  <action name="actionExportSceneCollection">
   <property name="text">
    <string>Export</string>
   </property>
  </action>
  <action name="actionNewProfile">
   <property name="text">
    <string>New</string>
   </property>
  </action>
  <action name="actionDupProfile">
   <property name="text">
    <string>Duplicate</string>
   </property>
  </action>
  <action name="actionRenameProfile">
   <property name="text">
    <string>Rename</string>
   </property>
  </action>
  <action name="actionRemoveProfile">
   <property name="text">
    <string>Remove</string>
   </property>
  </action>
  <action name="actionImportProfile">
   <property name="text">
    <string>Import</string>
   </property>
  </action>
  <action name="actionExportProfile">
   <property name="text">
    <string>Export</string>
   </property>
  </action>
  <action name="actionShowSettingsFolder">
   <property name="text">
    <string>Basic.MainMenu.File.ShowSettingsFolder</string>
   </property>
  </action>
  <action name="actionShowProfileFolder">
   <property name="text">
    <string>Basic.MainMenu.File.ShowProfileFolder</string>
   </property>
  </action>
  <action name="actionAlwaysOnTop">
   <property name="checkable">
    <bool>true</bool>
   </property>
   <property name="text">
    <string>Basic.MainMenu.AlwaysOnTop</string>
   </property>
  </action>
  <action name="toggleListboxToolbars">
   <property name="checkable">
    <bool>true</bool>
   </property>
   <property name="checked">
    <bool>true</bool>
   </property>
   <property name="text">
    <string>Basic.MainMenu.View.Toolbars.Listboxes</string>
   </property>
  </action>
  <action name="toggleStatusBar">
   <property name="checkable">
    <bool>true</bool>
   </property>
   <property name="checked">
    <bool>true</bool>
   </property>
   <property name="text">
    <string>Basic.MainMenu.View.StatusBar</string>
   </property>
  </action>
  <action name="actionLockPreview">
   <property name="checkable">
    <bool>true</bool>
   </property>
   <property name="text">
    <string>Basic.MainMenu.Edit.LockPreview</string>
   </property>
  </action>
  <action name="actionScaleWindow">
   <property name="checkable">
    <bool>true</bool>
   </property>
   <property name="text">
    <string>Basic.MainMenu.Edit.Scale.Window</string>
   </property>
  </action>
  <action name="actionScaleCanvas">
   <property name="checkable">
    <bool>true</bool>
   </property>
   <property name="text">
    <string>Basic.MainMenu.Edit.Scale.Canvas</string>
   </property>
  </action>
  <action name="actionScaleOutput">
   <property name="checkable">
    <bool>true</bool>
   </property>
   <property name="text">
    <string>Basic.MainMenu.Edit.Scale.Output</string>
   </property>
  </action>
  <action name="actionPasteDup">
   <property name="text">
    <string>PasteDuplicate</string>
   </property>
  </action>
  <action name="autoConfigure2">
   <property name="text">
    <string>Basic.AutoConfig</string>
   </property>
  </action>
  <action name="autoConfigure">
   <property name="text">
    <string>Basic.AutoConfig.Beta</string>
   </property>
  </action>
  <action name="stats">
   <property name="text">
    <string>Basic.Stats</string>
   </property>
  </action>
  <action name="resetUI">
   <property name="text">
    <string>Basic.MainMenu.View.Docks.ResetUI</string>
   </property>
  </action>
  <action name="lockUI">
   <property name="checkable">
    <bool>true</bool>
   </property>
   <property name="checked">
    <bool>true</bool>
   </property>
   <property name="text">
    <string>Basic.MainMenu.View.Docks.LockUI</string>
   </property>
  </action>
  <action name="toggleScenes">
   <property name="checkable">
    <bool>true</bool>
   </property>
   <property name="checked">
    <bool>true</bool>
   </property>
   <property name="text">
    <string>Basic.Main.Scenes</string>
   </property>
  </action>
  <action name="toggleSources">
   <property name="checkable">
    <bool>true</bool>
   </property>
   <property name="checked">
    <bool>true</bool>
   </property>
   <property name="text">
    <string>Basic.Main.Sources</string>
   </property>
  </action>
  <action name="toggleMixer">
   <property name="checkable">
    <bool>true</bool>
   </property>
   <property name="checked">
    <bool>true</bool>
   </property>
   <property name="text">
    <string>Mixer</string>
   </property>
  </action>
  <action name="toggleTransitions">
   <property name="checkable">
    <bool>true</bool>
   </property>
   <property name="checked">
    <bool>true</bool>
   </property>
   <property name="text">
    <string>Basic.SceneTransitions</string>
   </property>
  </action>
  <action name="toggleControls">
   <property name="checkable">
    <bool>true</bool>
   </property>
   <property name="checked">
    <bool>true</bool>
   </property>
   <property name="text">
    <string>Basic.Main.Controls</string>
   </property>
  </action>
  <action name="actionHelpPortal">
   <property name="text">
    <string>Basic.MainMenu.Help.HelpPortal</string>
   </property>
  </action>
 </widget>
 <customwidgets>
  <customwidget>
   <class>OBSBasicPreview</class>
   <extends>QWidget</extends>
   <header>window-basic-preview.hpp</header>
   <container>1</container>
  </customwidget>
  <customwidget>
   <class>OBSBasicStatusBar</class>
   <extends>QStatusBar</extends>
   <header>window-basic-status-bar.hpp</header>
  </customwidget>
  <customwidget>
   <class>VScrollArea</class>
   <extends>QScrollArea</extends>
   <header>vertical-scroll-area.hpp</header>
   <container>1</container>
  </customwidget>
  <customwidget>
   <class>SourceListWidget</class>
   <extends>QListWidget</extends>
   <header>source-list-widget.hpp</header>
  </customwidget>
 </customwidgets>
 <resources>
  <include location="obs.qrc"/>
 </resources>
 <connections>
  <connection>
   <sender>actionE_xit</sender>
   <signal>triggered()</signal>
   <receiver>OBSBasic</receiver>
   <slot>close()</slot>
   <hints>
    <hint type="sourcelabel">
     <x>-1</x>
     <y>-1</y>
    </hint>
    <hint type="destinationlabel">
     <x>463</x>
     <y>351</y>
    </hint>
   </hints>
  </connection>
  <connection>
   <sender>exitButton</sender>
   <signal>clicked()</signal>
   <receiver>OBSBasic</receiver>
   <slot>close()</slot>
   <hints>
    <hint type="sourcelabel">
     <x>976</x>
     <y>601</y>
    </hint>
    <hint type="destinationlabel">
     <x>862</x>
     <y>-11</y>
    </hint>
   </hints>
  </connection>
 </connections>
</ui>
